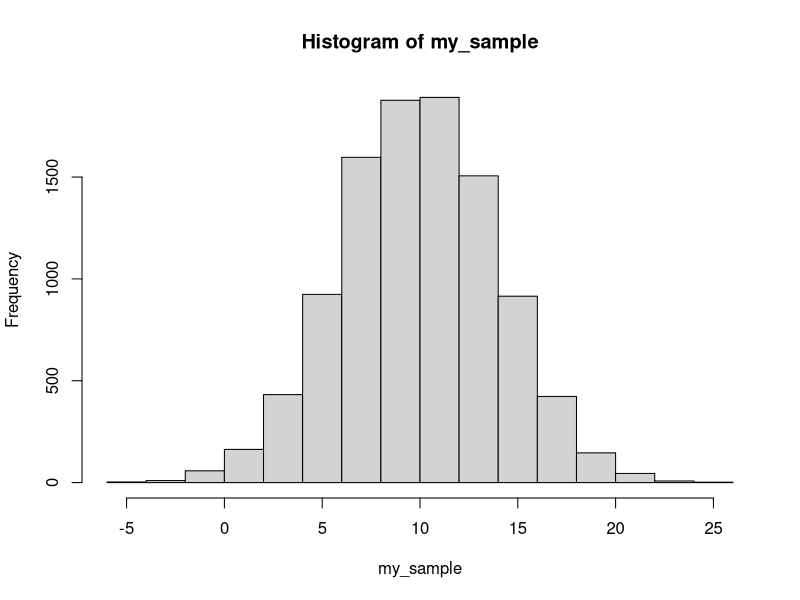
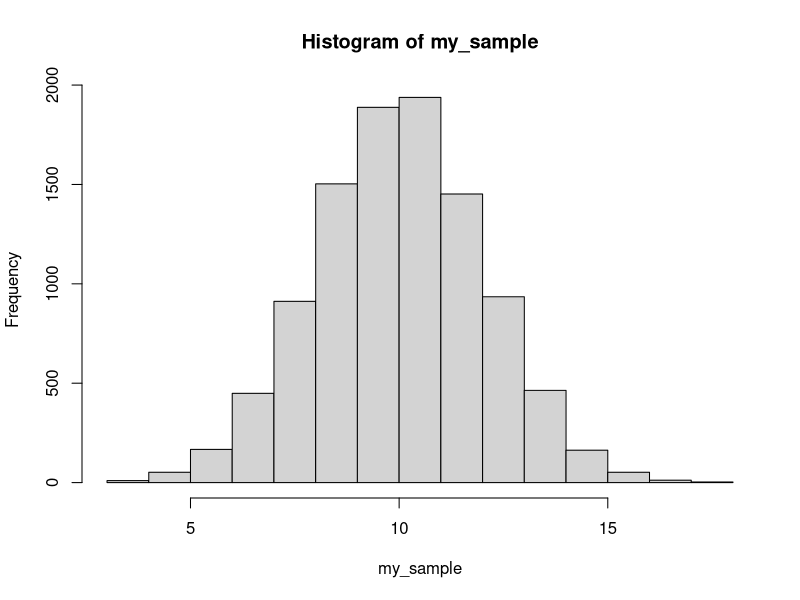
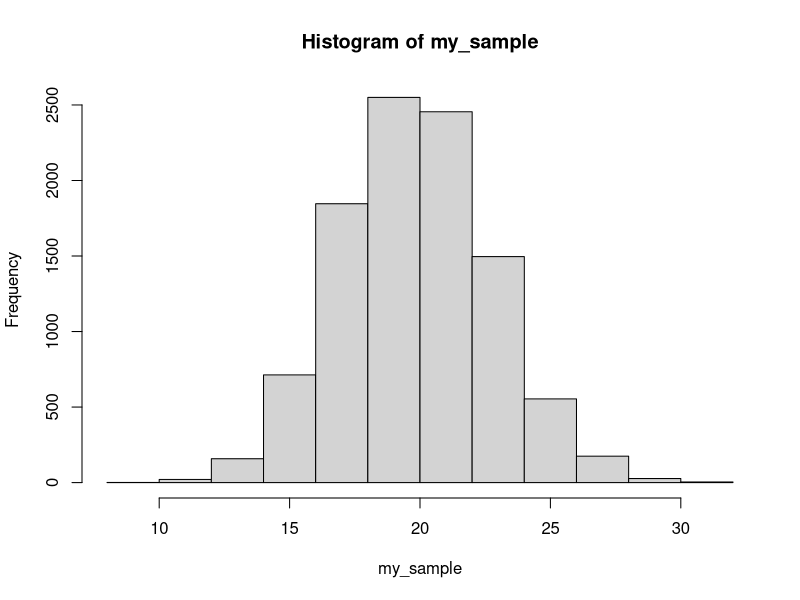

Reproduce these figures in R, in order.
## ---- chunk 1
knitr::opts_chunk$set(echo = TRUE)
## ---- chunk 2
pnorm(2.5 , mean = 0, sd =1, lower.tail = FALSE)

my_sample <- rnorm(1000000, mean = 0, sd = 1)

selection <- my_sample[my_sample > 2.5]

length(selection)
length(selection)/1000000
## ---- chunk 3

pnorm(q = 130, mean = 100, sd = 10, lower.tail = FALSE)
10000*pnorm(q = 130, mean = 100, sd = 10, lower.tail = FALSE)

some_observation <- rnorm(10000, mean = 100, sd = 10)
some_observation[some_observation > 130]
length(some_observation[some_observation > 130])/10000
## ---- chunk 4
mean(rnorm(25, 10, 20))

my_sample <- replicate(10000, mean(rnorm(25, 10, 20)))

hist(my_sample)

length(my_sample[my_sample >= 12])

length(my_sample[my_sample >= 12])/10000
## ---- chunk 5
mean(rnorm(100, 10, 20))

my_sample <- replicate(10000, mean(rnorm(100, 10, 20)))

hist(my_sample)

length(my_sample[my_sample >= 12])

length(my_sample[my_sample >= 12])/10000
## ---- chunk 6
rnorm(25, 10, 20)

my_sample <- replicate(10000, sd(rnorm(25, 10, 20)))
hist(my_sample)

length(my_sample[my_sample <= 15])/10000
